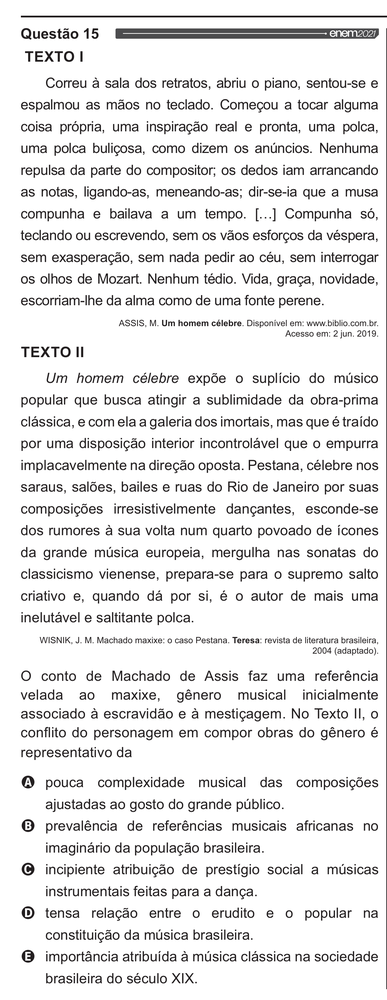
#> input picture 3Passo-DividirAoMeioPaginasSemBordas/divididas-com-bordas-do-meio/pagina_enem_10_esquerda.png, 387 x 1000 px, shrunk from 1111 x 2870 before the run, found by its file name; its folder holds 4 pictures in this run
$ python concatenar-verticalmente.py
#> lines starting #> are read from the running program, lines starting #| are printed output that depends on the picture
"""
Propósito: concatenas verticalmente as imagens de cada pasta vinda do passo 5
Autor: Alexandre Nassar de Peder
Criação: 02/10/2025
Atualização: 03/06/2026

OBS1: puxe a pasta "divididas-sem-bordas-do-meio" do passo 5 para essa pasta do passo 6

OBS2: o objetivo deste passo é pegar as colunas já recortadas e empilhar uma em cima da outra, na ordem correta, para formar uma única imagem final. Futuramente, essa imagem concatenada será dividida em imagens de cada questão, mas isso será feito no passo 7.

OBS3: este código vai criar uma imagem final chamada "colunas_concatenadas_verticalmente.png" que vai ter todas as colunas concatenadas verticalmente na ordem correta

OBS4: não compensa concatenar as páginas inteiras. Tenha isso em mente para o passo 7. Concatene apenas as colunas.

OBS5: tem provas que as colunas são de tamanhos diferentes. Tenha isso em mente. Não ajuda muito ter uma coluna maior que a outra. Se esse for o seu caso, você pode ajustar o código para lidar com isso, tal como concatenar as colunas do mesmo tamanho e depois concatenar as colunas menores em outra imagem. Mas isso é um caso específico. Se precisar, coloque as colunas do mesmo tamanho em uma única pasta, e execute atualizando as linhas 24 e 60

OBS6: execute o código
"""

from PIL import Image
import os
import re

pasta_imagens = "divididas-com-bordas-do-meio"
pasta_saida = "."
os.makedirs(pasta_saida, exist_ok=True)

# Função para extrair o número da página e ordenar corretamente
def get_sort_key(nome_arquivo):
    # Extrai o número da página
    numero = int(re.search(r'pagina_enem_(\d+)_', nome_arquivo).group(1))
    # Define a ordem: esquerda primeiro (0), depois direita (1)
    lado = 0 if 'esquerda' in nome_arquivo else 1
    return (numero, lado)

# Pegar e ordenar as imagens corretamente
arquivos = [f for f in os.listdir(pasta_imagens) if f.endswith('.png')]
arquivos.sort(key=get_sort_key)

# Abrir todas as imagens na ordem correta
imagens = []
for arquivo in arquivos:
    caminho = os.path.join(pasta_imagens, arquivo)
    imagens.append(Image.open(caminho))
    print(f"Adicionando: {arquivo}")  # Para verificar a ordem

# Encontrar a largura máxima
largura_max = max(img.width for img in imagens)

# Concatenar verticalmente
altura_total = sum(img.height for img in imagens)
imagem_final = Image.new('RGB', (largura_max, altura_total))
#> imagem_final: PIL image 387x4000 RGB; every value is 0

y = 0
for img in imagens:
    imagem_final.paste(img, (0, y))
    y += img.height
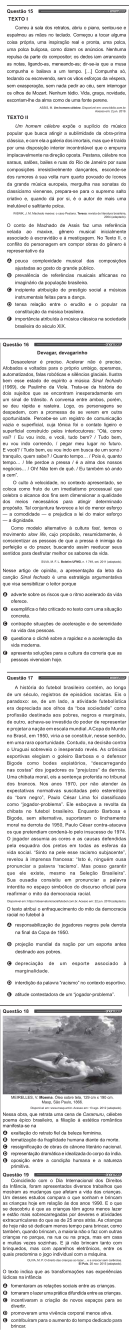
#> imagem_final: PIL image 387x4000 RGB (shown at 1/3 size); mean R, G, B 224.3, 223.8, 224.2

# Salvar
imagem_final.save(os.path.join(pasta_saida, 'colunas_concatenadas_verticalmente.png'))
print("Imagens concatenadas na ordem correta!")
print(f"Ordem dos arquivos: {arquivos}")
